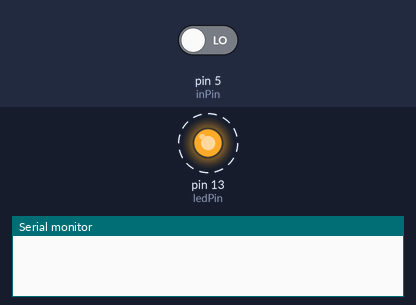
Recording of a sketch running on a simulated Arduino Uno, built with avr-gcc and run on an emulated ATmega328P. Shown: output pins drawn as LEDs (lit = HIGH), the last lines printed to the serial monitor. Dashed ring = blinking. The test bench sets the inputs (shaded band); at power-on: pin 5 (inPin) LOW.

Above: at 1.65 s.
1.7 s: pin 5 (inPin) driven HIGH
At 2.9 s:
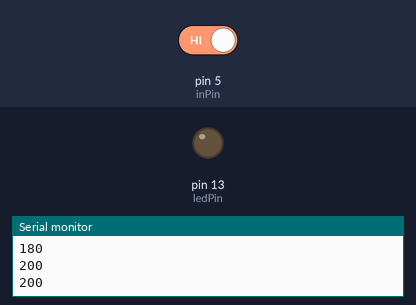
3.7 s: pin 5 (inPin) driven LOW
At 3.94 s:
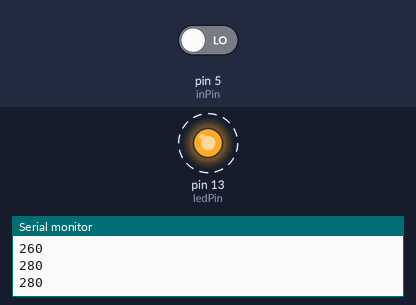
Timing chart, 0 to 12.7 s (numbered marks = the images above; inputs shaded):
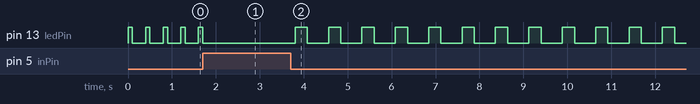

Measured:
- after the input at 1.7 s, pin 13 (ledPin): goes on until 1.7 s, then stays LOW
- after the input at 3.7 s, pin 13 (ledPin): alternates HIGH for 0.28 s and LOW for 0.48 s, starting after 0.10 s
- by itself, pin 13 (ledPin): alternates HIGH for 0.10 s and LOW for 0.30 s

The sketch:

ledWPM.ino
```cpp
int ledPin = 13;
int inPin = 5;
int val = 0;
int h = 100;
int l = 100;

void setup() {
  pinMode(ledPin, OUTPUT);
  pinMode(inPin, INPUT);
  Serial.begin(115200);
}

void loop() {
    val = digitalRead(inPin);
    if(val == HIGH){
      h = h + 20;
      Serial.println(h);
      l = l + 20;
      Serial.println(l);
    } else {
          digitalWrite(ledPin,HIGH);
          delay(h);
           digitalWrite(ledPin,LOW);
           delay(l);
    }
    delay(200);
}
```
